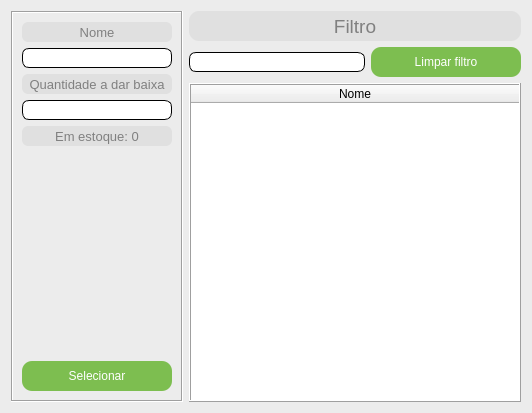
<?xml version="1.0" encoding="UTF-8"?>
<ui version="4.0">
 <class>fm_novaVenda_brinde</class>
 <widget class="QDialog" name="fm_novaVenda_brinde">
  <property name="geometry">
   <rect>
    <x>0</x>
    <y>0</y>
    <width>532</width>
    <height>413</height>
   </rect>
  </property>
  <property name="windowTitle">
   <string>Selecionar brinde</string>
  </property>
  <property name="styleSheet">
   <string notr="true">QDialog{
background:#ececec
}</string>
  </property>
  <layout class="QGridLayout" name="gridLayout">
   <item row="0" column="0" rowspan="2">
    <widget class="QFrame" name="frame">
     <property name="sizePolicy">
      <sizepolicy hsizetype="Maximum" vsizetype="Preferred">
       <horstretch>0</horstretch>
       <verstretch>0</verstretch>
      </sizepolicy>
     </property>
     <property name="frameShape">
      <enum>QFrame::Box</enum>
     </property>
     <property name="frameShadow">
      <enum>QFrame::Sunken</enum>
     </property>
     <property name="lineWidth">
      <number>1</number>
     </property>
     <property name="midLineWidth">
      <number>0</number>
     </property>
     <layout class="QGridLayout" name="gridLayout_2">
      <item row="3" column="0">
       <widget class="QPushButton" name="btnEditar">
        <property name="sizePolicy">
         <sizepolicy hsizetype="Preferred" vsizetype="Maximum">
          <horstretch>0</horstretch>
          <verstretch>0</verstretch>
         </sizepolicy>
        </property>
        <property name="minimumSize">
         <size>
          <width>150</width>
          <height>30</height>
         </size>
        </property>
        <property name="cursor">
         <cursorShape>PointingHandCursor</cursorShape>
        </property>
        <property name="styleSheet">
         <string notr="true">QPushButton:enabled{background:#7dbe50;}
QPushButton:disabled{background:#aaff7f;}
QPushButton:pressed{background:#aaff00;}
QPushButton{
color:#ffffff;
font-size:9pt;
border:none;
border-radius:10px;
}</string>
        </property>
        <property name="text">
         <string>Selecionar</string>
        </property>
       </widget>
      </item>
      <item row="1" column="0">
       <layout class="QVBoxLayout" name="verticalLayout">
        <item>
         <widget class="QLabel" name="lbQtd">
          <property name="minimumSize">
           <size>
            <width>150</width>
            <height>20</height>
           </size>
          </property>
          <property name="styleSheet">
           <string notr="true">QLabel{
background:#e0e0e0;
color:#808080;
font-size:10pt;
border:none;
border-radius:6px;
}</string>
          </property>
          <property name="text">
           <string>Quantidade a dar baixa</string>
          </property>
          <property name="alignment">
           <set>Qt::AlignCenter</set>
          </property>
         </widget>
        </item>
        <item>
         <widget class="QLineEdit" name="lineQtd">
          <property name="sizePolicy">
           <sizepolicy hsizetype="Expanding" vsizetype="Maximum">
            <horstretch>0</horstretch>
            <verstretch>0</verstretch>
           </sizepolicy>
          </property>
          <property name="minimumSize">
           <size>
            <width>150</width>
            <height>20</height>
           </size>
          </property>
          <property name="styleSheet">
           <string notr="true">QLineEdit:enabled{background:#ffffff;}
QLineEdit:disabled{background:#e7e7e7;}

QLineEdit{
color:#303030;
font-size:9pt;
border-radius:7px;
border:1px solid black;
}</string>
          </property>
         </widget>
        </item>
        <item>
         <widget class="QLabel" name="lbEstoque">
          <property name="minimumSize">
           <size>
            <width>150</width>
            <height>20</height>
           </size>
          </property>
          <property name="styleSheet">
           <string notr="true">QLabel{
background:#e0e0e0;
color:#808080;
font-size:10pt;
border:none;
border-radius:6px;
}</string>
          </property>
          <property name="text">
           <string>Em estoque: 0</string>
          </property>
          <property name="alignment">
           <set>Qt::AlignCenter</set>
          </property>
         </widget>
        </item>
       </layout>
      </item>
      <item row="2" column="0">
       <spacer name="vs">
        <property name="orientation">
         <enum>Qt::Vertical</enum>
        </property>
        <property name="sizeHint" stdset="0">
         <size>
          <width>20</width>
          <height>40</height>
         </size>
        </property>
       </spacer>
      </item>
      <item row="0" column="0">
       <layout class="QVBoxLayout" name="vlNome">
        <item>
         <widget class="QLabel" name="lbNome">
          <property name="minimumSize">
           <size>
            <width>150</width>
            <height>20</height>
           </size>
          </property>
          <property name="styleSheet">
           <string notr="true">QLabel{
background:#e0e0e0;
color:#808080;
font-size:10pt;
border:none;
border-radius:6px;
}</string>
          </property>
          <property name="text">
           <string>Nome</string>
          </property>
          <property name="alignment">
           <set>Qt::AlignCenter</set>
          </property>
         </widget>
        </item>
        <item>
         <widget class="QLineEdit" name="lineNome">
          <property name="sizePolicy">
           <sizepolicy hsizetype="Expanding" vsizetype="Maximum">
            <horstretch>0</horstretch>
            <verstretch>0</verstretch>
           </sizepolicy>
          </property>
          <property name="minimumSize">
           <size>
            <width>150</width>
            <height>20</height>
           </size>
          </property>
          <property name="styleSheet">
           <string notr="true">QLineEdit:enabled{background:#ffffff;}
QLineEdit:disabled{background:#e7e7e7;}

QLineEdit{
color:#303030;
font-size:9pt;
border-radius:7px;
border:1px solid black;
}</string>
          </property>
          <property name="maxLength">
           <number>150</number>
          </property>
         </widget>
        </item>
       </layout>
      </item>
     </layout>
    </widget>
   </item>
   <item row="0" column="1">
    <layout class="QGridLayout" name="glFiltro">
     <item row="1" column="0">
      <widget class="QLineEdit" name="lineFiltro">
       <property name="sizePolicy">
        <sizepolicy hsizetype="Expanding" vsizetype="Maximum">
         <horstretch>0</horstretch>
         <verstretch>0</verstretch>
        </sizepolicy>
       </property>
       <property name="minimumSize">
        <size>
         <width>150</width>
         <height>20</height>
        </size>
       </property>
       <property name="styleSheet">
        <string notr="true">QLineEdit:enabled{background:#ffffff;}
QLineEdit:disabled{background:#e7e7e7;}

QLineEdit{
color:#303030;
font-size:9pt;
border-radius:7px;
border:1px solid black;
}</string>
       </property>
       <property name="maxLength">
        <number>150</number>
       </property>
      </widget>
     </item>
     <item row="1" column="1">
      <widget class="QPushButton" name="btnFiltro">
       <property name="sizePolicy">
        <sizepolicy hsizetype="Preferred" vsizetype="Maximum">
         <horstretch>0</horstretch>
         <verstretch>0</verstretch>
        </sizepolicy>
       </property>
       <property name="minimumSize">
        <size>
         <width>150</width>
         <height>30</height>
        </size>
       </property>
       <property name="cursor">
        <cursorShape>PointingHandCursor</cursorShape>
       </property>
       <property name="styleSheet">
        <string notr="true">QPushButton:enabled{background:#7dbe50;}
QPushButton:disabled{background:#aaff7f;}
QPushButton:pressed{background:#aaff00;}
QPushButton{
color:#ffffff;
font-size:9pt;
border:none;
border-radius:10px;
}</string>
       </property>
       <property name="text">
        <string>Limpar filtro</string>
       </property>
      </widget>
     </item>
     <item row="0" column="0" colspan="2">
      <widget class="QLabel" name="lbFiltro">
       <property name="minimumSize">
        <size>
         <width>150</width>
         <height>30</height>
        </size>
       </property>
       <property name="styleSheet">
        <string notr="true">QLabel{
background:#e0e0e0;
color:#808080;
font-size:14pt;
border:none;
border-radius:10px;
}</string>
       </property>
       <property name="text">
        <string>Filtro</string>
       </property>
       <property name="alignment">
        <set>Qt::AlignCenter</set>
       </property>
      </widget>
     </item>
    </layout>
   </item>
   <item row="1" column="1">
    <widget class="QTableWidget" name="tw">
     <property name="cursor" stdset="0">
      <cursorShape>PointingHandCursor</cursorShape>
     </property>
     <property name="styleSheet">
      <string notr="true">QTableWidget{
color:#303030;
font-size:9pt;
}</string>
     </property>
     <property name="frameShape">
      <enum>QFrame::Box</enum>
     </property>
     <property name="frameShadow">
      <enum>QFrame::Raised</enum>
     </property>
     <property name="editTriggers">
      <set>QAbstractItemView::NoEditTriggers</set>
     </property>
     <property name="selectionMode">
      <enum>QAbstractItemView::SingleSelection</enum>
     </property>
     <property name="selectionBehavior">
      <enum>QAbstractItemView::SelectRows</enum>
     </property>
     <property name="sortingEnabled">
      <bool>true</bool>
     </property>
     <attribute name="horizontalHeaderMinimumSectionSize">
      <number>50</number>
     </attribute>
     <attribute name="horizontalHeaderDefaultSectionSize">
      <number>250</number>
     </attribute>
     <attribute name="horizontalHeaderHighlightSections">
      <bool>false</bool>
     </attribute>
     <attribute name="horizontalHeaderStretchLastSection">
      <bool>true</bool>
     </attribute>
     <attribute name="verticalHeaderVisible">
      <bool>false</bool>
     </attribute>
     <attribute name="verticalHeaderHighlightSections">
      <bool>false</bool>
     </attribute>
     <column>
      <property name="text">
       <string>Nome</string>
      </property>
     </column>
    </widget>
   </item>
  </layout>
 </widget>
 <resources/>
 <connections/>
</ui>
